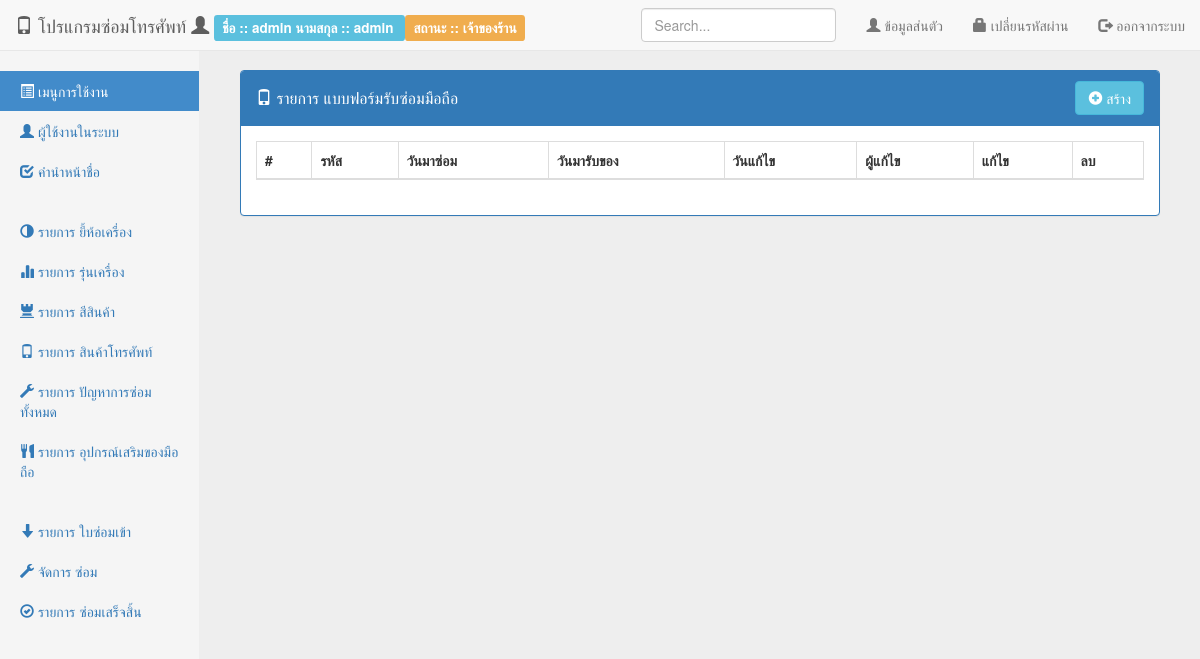
/src/back/index.php?page=list-repair_in (signed in), run on an earlier commit of the app's database.
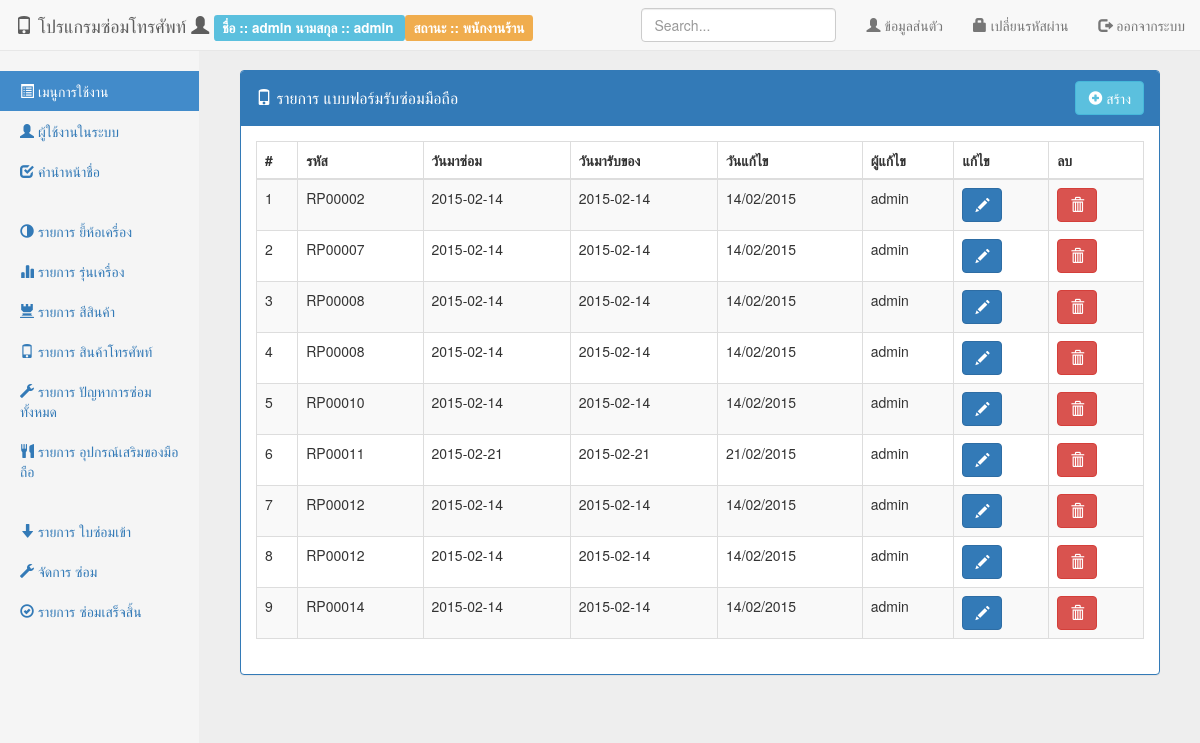
And on a later commit of the database.
### tables this page shows
CREATE TABLE IF NOT EXISTS `repair` (
  `inrep_id` int(11) NOT NULL AUTO_INCREMENT,
  `inrep_status` int(2) NOT NULL COMMENT ' 1 => ''รอประเมิน'',   2 => ''ประเมินเสร็จสิ้น รอ อนุมัตจากเจ้าของเครื่อง'',         3 => ''อนุมัติการซ่อม จากลูกค้าเรียบร้อยแล้ว'',         4 => ''ยกเลิก/ไม่อนุมัติการซ่อม จากลูกค้า'',         5 => ''ซ่อม'',         6 => ''ซ่อมเสร็จแล้ว'',         7 => ''เกิดปัญหา'',         8 => '' รับของเสร็จสิ้น จบการซ่อม''',
  `inrep_code` varchar(20) NOT NULL,
  `per_id` int(11) NOT NULL,
  `inrep_createdate` date NOT NULL COMMENT 'วันมาซ่อม',
  `inrep_getdate` date NOT NULL COMMENT 'วันมารับของที่นัด',
  `inrep_realdate` date NOT NULL COMMENT 'วันมารับ จริง',
  `bra_id` int(11) NOT NULL,
  `mod_id` int(11) NOT NULL,
  `inrep_emi` varchar(50) NOT NULL COMMENT 'เลขเครื่อง',
  `col_id` int(11) NOT NULL,
  `inrep_remark` text NOT NULL,
  `inrep_accessory_other` text NOT NULL COMMENT 'อุปกรณ์เสริมอื่นๆ',
  `inrep_problem_other` text NOT NULL COMMENT 'ปัญหาอื่นๆ',
  `inrep_createby` int(11) NOT NULL,
  `inrep_updatedate` timestamp NOT NULL DEFAULT CURRENT_TIMESTAMP,
  `inrep_updateby` int(11) NOT NULL,
  PRIMARY KEY (`inrep_id`)
);

CREATE TABLE IF NOT EXISTS `person` (
  `per_id` int(11) NOT NULL AUTO_INCREMENT,
  `per_status` int(2) NOT NULL COMMENT ' ''1'' => ''พนักงานร้าน'',         ''2'' => ''พนักงานซ่อม'',         ''3'' => ''เจ้าของร้าน'',         ''4'' => ''ลูกค้า'',',
  `per_fname` varchar(50) NOT NULL,
  `per_lname` varchar(50) NOT NULL,
  `per_username` varchar(50) NOT NULL,
  `per_password` varchar(50) NOT NULL,
  `per_idcard` varchar(15) NOT NULL,
  `per_address` text NOT NULL,
  `per_mobile` varchar(50) NOT NULL,
  `per_email` varchar(50) NOT NULL,
  `per_createdate` timestamp NOT NULL DEFAULT CURRENT_TIMESTAMP,
  `per_createby` int(11) NOT NULL,
  `per_updatedate` timestamp NOT NULL DEFAULT CURRENT_TIMESTAMP,
  `per_updateby` int(11) NOT NULL,
  `pre_id` int(11) DEFAULT NULL,
  PRIMARY KEY (`per_id`),
  UNIQUE KEY `per_idcard` (`per_idcard`),
  KEY `per_idcard_2` (`per_idcard`)
);

### src/config/extension.php (called while the page is built, shortened)
<?php
function format_date($format, $date) {
    $date_format = new DateTime($date);
    $new_date = $date_format->format($format);
    return $new_date;
}
function listPersonStatus() {
    return array(
        '1' => 'พนักงานร้าน',
        '2' => 'พนักงานซ่อม',
        '3' => 'เจ้าของร้าน',
        '4' => 'ลูกค้า',
    );
}
function getDataList($params, $list) {
    $array = $list;
    if (!empty($params)):
        $result = "";
        foreach ($array as $key => $value):
            if ($key == $params):
                $result = $value;
            endif;
        endforeach;
        return $result;
    endif;
}

### src/back/list-repair_in.php (the view, shortened to what this page needs)
<div class="panel panel-primary">
    <div class="panel-heading clearfix">
        <h4 class="panel-title pull-left" style="padding-top: 7.5px;">
            <i class="glyphicon glyphicon-phone"></i> รายการ แบบฟอร์มรับซ่อมมือถือ
        </h4>
        <div class="btn-group pull-right">
            <a href="index.php?page=frm-repair_in" class="btn btn-info">
                <i class="glyphicon glyphicon-plus-sign"></i> สร้าง
            </a>
        </div>
    </div>
    <div class="panel-body">
        <div class="table-responsive">
            <table class="table table-striped table-bordered dataTable">
                <thead>
                    <tr>
                        <th>#</th>
                        <th>รหัส</th>
                        <th>วันมาซ่อม</th>
                        <th>วันมารับของ</th>
                        <th>วันแก้ไข</th>
                        <th>ผู้แก้ไข</th>
                        <th>แก้ไข</th>
                        <th>ลบ</th>
                    </tr>
                </thead>
                <tbody>
                    <?php
                    $sql_repair = "SELECT * FROM repair b";
                    $sql_repair .= " JOIN person p ON p.per_id = b.inrep_updateby";
                    $sql_repair .= " ORDER BY b.inrep_id";
                    $query_repair = mysql_query($sql_repair) or die(mysql_error());
                    $row = 1;
                    while ($data = mysql_fetch_array($query_repair)):
                        ?>
                        <tr>
                            <td><?= $row ?></td>
                            <td><?= $data['inrep_code'] ?></td>
                            <td><?= $data['inrep_createdate'] ?></td>
                            <td><?= $data['inrep_getdate'] ?></td>
                            <td><?= format_date('d/m/Y', $data['inrep_updatedate']) ?></td>
                            <td><?= $data['per_fname'] ?></td>
                            <td>
                                <a href="index.php?page=frm-repair_in&id=<?= $data['inrep_id'] ?>" class="btn btn-primary">
                                    <i class="glyphicon glyphicon-pencil"></i>
                                </a>
                            </td>
                            <td>
                                <button type="button" class="btn btn-danger" onclick="delete_data(<?= $data['inrep_id'] ?>, '../action/repair.php?method=delete')">
                                    <i class="glyphicon glyphicon-trash"></i>
                                </button>
                            </td>
                        </tr>
                        <?php
                        $row++;
                    endwhile;
                    ?>
                </tbody>
            </table>
        </div>
    </div>
</div>

### src/back/index.php (shortened to what this page needs)
<!DOCTYPE html>
<html>
    <head>
        <link rel="stylesheet" type="text/css" href="../../lib/bootstrap-table-master/docs/assets/bootstrap/css/bootstrap.min.css">
        <link rel="stylesheet" type="text/css" href="../../css/pnotify.custom.min.css">
        <link rel="stylesheet" type="text/css" href="../../lib/validationengine/css/validationEngine.jquery.css"/>
        <link rel="stylesheet" type="text/css" href="../../lib/bootstrap-table-master/docs/dist/bootstrap-table.min.css"/>
        <link rel="stylesheet" type="text/css" href="../../lib/bootstrap-datepicker/css/datepicker.css"/>
        <link rel="stylesheet" type="text/css" href="../../css/style.css">
    </head>
    <body>
        <?php include '../config/extension.php'; ?>
        <?php include './menu-top.php'; ?>
        <div class="container-fluid">
            <div class="row">
                <?php include './menu-left.php'; ?>
                <div class="col-sm-9 col-sm-offset-3 col-md-10 col-md-offset-2 main">
                    <?php
                    if (empty($_SESSION)):
                        header('Location: http://localhost/mobile/src/');
                        exit();
                    else:
                        if (!empty($_GET)) {
                            $page = $_GET['page'] . '.php';
                            if (file_exists($page)) {
                                include $page;
                            } else {
                                ?>
                                <div class="alert alert-danger" role="alert">
                                    ไม่พบ หน้าเว็บ ที่เรียกหา Error 404
                                </div>
                                <?php
                            }
                        } else {
                            include './home.php';
                        }
                    endif;
                    ?>
                </div>
            </div>
        </div>
    </body>
</html>

### src/back/menu-top.php (shortened to what this page needs)
<?php
$per_fname = '';
$per_lname = '';
$per_status = '';
if (!empty($_SESSION['person'])):
    $person = $_SESSION['person'];
    $per_fname = $person['per_fname'];
    $per_lname = $person['per_lname'];
    $per_status = $person['per_status'];
endif;
?>
<div class="navbar navbar-default navbar-fixed-top" role="navigation">
    <div class="container-fluid">
        <div class="navbar-header">
            <a class="navbar-brand" href="#">
                <i class="glyphicon glyphicon-phone"></i> โปรแกรมซ่อมโทรศัพท์
                <i class="glyphicon glyphicon-user"></i>
                <div class="label label-info">
                    <?= ' ชื่อ :: ' . $per_fname . '   นามสกุล :: ' . $per_lname ?>
                </div>
                <div class="label label-warning">
                    <?= ' สถานะ :: ' . getDataList($per_status, listPersonStatus()) ?>
                </div>
            </a>
        </div>
        <div class="navbar-collapse collapse">
            <ul class="nav navbar-nav navbar-right">
                <li>
                    <a href="#" data-toggle="modal" data-target="#modal-profile">
                        <i class="glyphicon glyphicon-user"></i> ข้อมูลส่นตัว
                    </a>
                </li>
                <li>
                    <a href="#" id="btn-changpassword" data-toggle="modal" data-target="#modal-chang_password">
                        <i class="glyphicon glyphicon-lock"></i>  เปลี่ยนรหัสผ่าน
                    </a>
                </li>
                <li><a href="#" onclick="logout()"><i class="glyphicon glyphicon-log-out"></i> ออกจากระบบ</a></li>
            </ul>
            <form class="navbar-form navbar-right">
                <input type="text" class="form-control" placeholder="Search...">
            </form>
        </div>
    </div>
</div>

### src/back/menu-left.php (shortened to what this page needs)
<div class="col-sm-3 col-md-2 sidebar">
    <ul class="nav nav-sidebar">
        <li class="active"><a href="#"><i class="glyphicon glyphicon-list-alt"></i> เมนูการใช้งาน</a></li>
        <?php if ($_SESSION['person']['per_status'] != REPAIRMAN_STATUS && $_SESSION['person']['per_status'] != CUSTOMER_STATUS): ?>
            <li><a href="index.php?page=list-person"><i class="glyphicon glyphicon-user"></i> ผู้ใช้งานในระบบ</a></li>
            <li><a href="index.php?page=list-prefix"><i class="glyphicon glyphicon-check"></i> คำนำหน้าชื่อ</a></li>
        <?php endif; ?>
    </ul>
    <?php if ($_SESSION['person']['per_status'] != REPAIRMAN_STATUS && $_SESSION['person']['per_status'] != CUSTOMER_STATUS): ?>
        <ul class="nav nav-sidebar">
            <li><a href="index.php?page=list-brand"><i class="glyphicon glyphicon-adjust"></i> รายการ ยี้ห้อเครื่อง</a></li>
            <li><a href="index.php?page=list-model"><i class="glyphicon glyphicon-stats"></i> รายการ รุ่นเครื่อง</a></li>
            <li><a href="index.php?page=list-color"><i class="glyphicon glyphicon-tower"></i> รายการ สีสินค้า</a></li>
            <li><a href="index.php?page=list-product"><i class="glyphicon glyphicon-phone"></i> รายการ สินค้าโทรศัพท์</a></li>
            <li><a href="index.php?page=list-problem"><i class="glyphicon glyphicon-wrench"></i> รายการ ปัญหาการซ่อมทั้งหมด</a></li>
            <li><a href="index.php?page=list-accessory"><i class="glyphicon glyphicon-cutlery"></i> รายการ อุปกรณ์เสริมของมือถือ</a></li>
        </ul>
    <?php endif; ?>
    <ul class="nav nav-sidebar">
        <?php if ($_SESSION['person']['per_status'] == REPAIRMAN_STATUS) { ?>
            <li><a href="index.php?page=list-repair"><i class="glyphicon glyphicon-wrench"></i> จัดการ ซ่อม</a></li>
        <?php } else if ($_SESSION['person']['per_status'] == CUSTOMER_STATUS) { ?>
            <li><a href="index.php?page=list-repair"><i class="glyphicon glyphicon-wrench"></i> จัดการ ซ่อม</a></li>
        <?php } else { ?>
            <li><a href="index.php?page=list-repair_in"><i class="glyphicon glyphicon-arrow-down"></i> รายการ ใบซ่อมเข้า</a></li>
            <li><a href="index.php?page=list-repair"><i class="glyphicon glyphicon-wrench"></i> จัดการ ซ่อม</a></li>
            <li><a href="index.php?page=list-repair_finish"><i class="glyphicon glyphicon-ok-circle"></i> รายการ ซ่อมเสร็จสิ้น</a></li>
        <?php } ?>
    </ul>
</div>

### css/style.css (style rules this page uses)
body { padding-top: 40px; padding-bottom: 40px; background-color: #eee; }
body { padding-top: 50px; }
.sidebar { display: none; }
@media (min-width: 768px) { .sidebar { position: fixed; top: 51px; bottom: 0; left: 0; z-index: 1000; display: block; padding: 20px; overflow-x: hidden; overflow-y: auto; background-color: #f5f5f5; border-right: 1px solid #eee; } }
.nav-sidebar { margin-right: -21px; margin-bottom: 20px; margin-left: -20px; }
.nav-sidebar > li > a { padding-right: 20px; padding-left: 20px; }
.nav-sidebar > .active > a { color: #fff; background-color: #428bca; }
.main { padding: 20px; }
@media (min-width: 768px) { .main { padding-right: 40px; padding-left: 40px; } }

What changed in the data, as far as the page shows it:
added repair: inrep_code "RP00002", inrep_createdate "2015-02-14", inrep_getdate "2015-02-14", inrep_updatedate "14/02/2015", person.per_fname "admin"
added repair: inrep_code "RP00007", inrep_createdate "2015-02-14", inrep_getdate "2015-02-14", inrep_updatedate "14/02/2015", per.per_fname "admin"
added repair: inrep_code "RP00008", inrep_createdate "2015-02-14", inrep_getdate "2015-02-14", inrep_updatedate "14/02/2015", per.per_fname "admin"
added repair: inrep_code "RP00008", inrep_createdate "2015-02-14", inrep_getdate "2015-02-14", inrep_updatedate "14/02/2015", person.per_fname "admin"
added repair: inrep_code "RP00010", inrep_createdate "2015-02-14", inrep_getdate "2015-02-14", inrep_updatedate "14/02/2015", person.per_fname "admin"
added repair: inrep_code "RP00011", inrep_createdate "2015-02-21", inrep_getdate "2015-02-21", inrep_updatedate "21/02/2015", person.per_fname "admin"
added repair: inrep_code "RP00012", inrep_createdate "2015-02-14", inrep_getdate "2015-02-14", inrep_updatedate "14/02/2015", person.per_fname "admin"
added repair: inrep_code "RP00012", inrep_createdate "2015-02-14", inrep_getdate "2015-02-14", inrep_updatedate "14/02/2015", person.per_fname "admin"
added repair: inrep_code "RP00014", inrep_createdate "2015-02-14", inrep_getdate "2015-02-14", inrep_updatedate "14/02/2015", per.per_fname "admin"
Also different on the page:
getDataList($per_status, listPersonStatus()): "เจ้าของร้าน" → "พนักงานร้าน"
